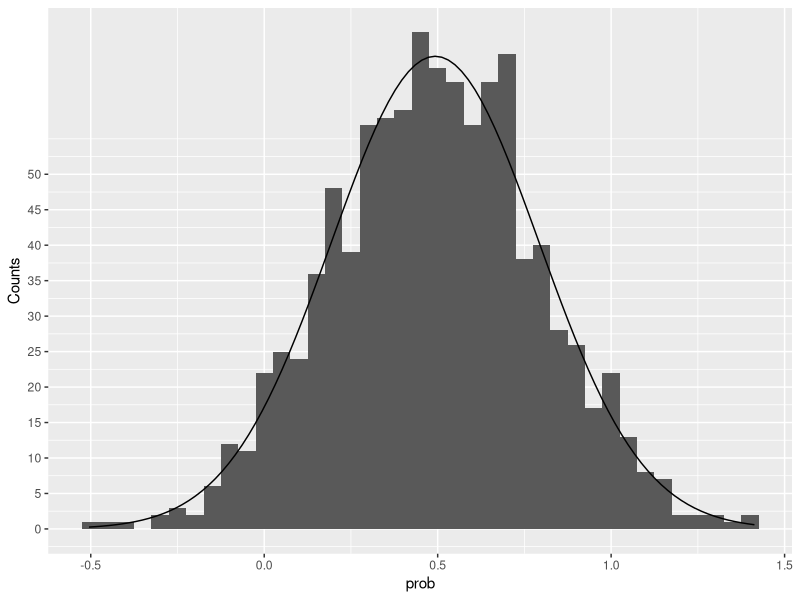

Recreate this plot in R. (Note: this script raises an error after producing the figure.)
# testing conditions and movement link
library(ggplot2)

# for now, movement prob sampled from random dist 0-1
# p(move) for each stage or patch? stage and patch?
prob <- rnorm(1000, mean = 0.5, sd= 0.3) # sample of 1000 
prob_df <- as.data.frame(prob)

n_obs <-  sum(!is.na(prob_df$prob))

norm.plot <- ggplot(prob_df, aes(prob))  + 
  geom_histogram(aes(y = after_stat(density)),  binwidth = 0.05) + 
  stat_function(fun = dnorm, args = list(mean = mean(prob_df$prob), sd = sd(prob_df$prob)))

# rescaling y
ybreaks = seq(0,50,5) 
# On primary axis
norm.plot + scale_y_continuous("Counts", breaks = round(ybreaks / (0.05 * n_obs),3), labels = ybreaks)

# randomly generating movement probs for each class and patch
dmat <- matrix(0, ncol= 4, nrow= 2) # row 1 = pstay, row 2 = move
colnames(dmat) <-  c("Yearling_f", "Adult_f", "Yearling_m", "Adult_m")
rownames(dmat) <- c(1:2)
dmat1 <- dmat            # stay and move for patch 1 - assuming better than patch 2
dmat2 <- dmat

# generating probs by sampling truncated norm. Assume patch 1 better than 2, so move low for 1, high for 2
move1 <- rtnorm(4, mean = 0.2, sd= 0.2, lower = 0, upper = 1) # vector of movement probs -  shouldnt fems disperse less?
dmat1[2,] <- move1
dmat1[1,] <- 1-move1
print(dmat1)
move2<- rtnorm(4, mean = 0.6, sd= 0.2, lower = 0, upper = 1) 
dmat2[2,] <- move2
dmat2[1,] <- 1-move2
print(dmat2)


# logit link - for sex ratio of current and movement prob, (not distance!)
# example sr = just over 1 as relative fem abundance (Nf/Nm)
sr <- rnorm(n=50, mean = 1.5, sd= 0.5)  # can get up to 3:1!
if(any(sr <0) ){
  sr[sr < 0] <- 0
}

# visualising ratio
sr_df <- as.data.frame(sr)
obs_sr = sum(!is.na(sr_df$sr))

logit.plot <- ggplot(sr_df, aes(sr))  + 
  geom_histogram(aes(y = ..density..),  binwidth = 0.05) + 
  stat_function(fun = dnorm, args = list(mean = mean(sr_df$sr), sd = sd(sr_df$sr)))

# rescaling y
ybreaks = seq(0,50,5) 
## On primary axis
logit.plot + scale_y_continuous("Counts", breaks = round(ybreaks / (0.05 * obs_sr),3), labels = ybreaks)

# defining binary movement based off this
y <- ifelse(sr_df > 1, 0, 1)    # males only move when fem abundance greater than male
sr_df$Y <- y 


# visualising distance against Y (move or not)
ggplot(data = sr_df, aes(x= sr, y=Y))+
  geom_point() +
  labs(title = "Male movement probability distribution",
       y = "Movement prob", 
       x = "Sex ratio (number of females per male)")

mylogit <- glm(Y ~ sr, data = sr_df, family = "binomial")  # creating gen linear model to predict effect of sex ratio on movement
summary(mylogit)

new_df <- data.frame(sample_ratio = seq(min(sr_df$sr), max(sr_df$sr), length.out=100))   # creating df with possible sex ratios (between min and max generated)
new_df$prob <- predict(mylogit, data = new_df, type = "response")   # applying my model to these sample ratios

# visualising model
ggplot(sr_df, aes(x = sr, y = Y)) +
  geom_jitter(height = 0.03, width = 0, alpha = 0.6) +
  stat_smooth(method = "glm",
              method.args = list(family = "binomial"),
              se = FALSE, color = "blue", size = 1.2) +
  labs(title = "Male movement probability distribution",
       y = "Movement prob", 
       x = "Sex ratio (number of females per male)")   # represents a single male sample - what does he do at diff sex ratios?


# increasing replicates 
# treat each y as movement data for an individ MALE badger
y1 <- ifelse(sr > 1.2, 0, 1)   # setting various different movement thresholds, represents larger sample size
y2 <- ifelse(sr > 1, 0, 1)
y3 <- ifelse(sr > 1.25, 0, 1)
y4 <- ifelse(sr > 0.9, 0, 1)
y5 <- ifelse(sr > 0.7, 0, 1)

y_list <- vector("list")  # blank vecor for p move FOR EACH INDIVIDUAL - 50 responses (length sr) for each individual

for (i in 1:10) {
min_f <- rnorm(1, mean = 1.5, sd = 0.2)  # random number to set as threshold

y_list[[i]] <- ifelse(sr > min_f, 0, 1)    # for each invidual list, stay if greater than this random number, move if not
}

# blank df with 10 cols
move_df <- data.frame(matrix(0, nrow = 50, ncol = 10))
colnames(move_df) <- c("Male_1","Male_2","Male_3", "Male_4", "Male_5", "Male_6", "Male_7", "Male_8", "Male_9", "Male_10")

for ( i in 1:10){
  move_df[,i] <- y_list[[i]]  # first col = first list from y_list
}

move_df$Y <- rowMeans(move_df) # mean response for each sr (from sr_df), creates continuous var from binary

move_df$sr <- sr # sr must add in later so we don't interfer with rowmeans

# new logit function based of these 
newlogit <- glm(Y ~ sr, data = move_df, family = "binomial")  # creating gen linear model to predict effect of sex ratio on movement
summary(newlogit)

new <- data.frame(sr = seq(min(move_df$sr), max(move_df$sr), length.out=100))
new$prob <- predict(newlogit, data = new, type = "response") # prediction of movement given sex ratio based on new glm  
                                                 # - doesn't seem to correlate movement with sr?

# visualising model
ggplot(move_df, aes(x = sr, y = Y)) +
  geom_jitter(height = 0.03, width = 0, alpha = 0.6) +
  stat_smooth(method = "glm",
              method.args = list(family = "binomial"),
              se = FALSE, color = "blue", size = 1.2) +
  labs(title = "Male movement probability distribution",
       y = "Movement prob", 
       x = "Sex ratio (number of females per male)")    # more samples from individuals = curvier


# need to extract equation of curve 
# then, can input Nf. Nm and auto calculate p(move) for all males



# Defining movement function for Dmat
# base logistic equation = L / (1 - e^(-k(x-x0)))
# where L = 1 (max value, prob bound between 0 and 1)
# K = steepness of curve (vis using desmos). We want pop size as some density val?
# x0 = 0.5 (midpoint) 



# FUTURE - density dependent dispersal (p leave affected by crowdedness)
ddDmat.create <- function(colnames, npatches, 
                          group_size, sex_ratio = NULL, 
                          k) {  # K value strength of 
  Dmat <- matrix(0, ncol= length(colnames), nrow = npatches) # row = number patches
  colnames(Dmat) <- colnames
  
  max_group_size <- 28 # based on papers recording 26 and 27 
  
  # total group size
  for (p in 1:npatches){
    x <- group_size/ max_group_size    # proportion each group of max size
    move <- 1 / (1 - exp((-k*(x-0.5))))   # logistic equation 
    move[move<0] <- 0   # setting any negatives to 0
    Dmat[p,] <- move   # equal for all indivs or variable between sexes? vary K value for males and females?
  }
  
  if(!is.null(sex_ratio) == FALSE){
    for (p in 1:npatches){
      x <- sex_ratio    # proportion of max size
      move <- 1 / (1 - exp((-k[2]*(x-0.5)))) # second value for k needed
      Dmat[p,2] <- move   # male movement prob 
    }
  }
  return(Dmat)
}

# NOTES a more versitile way to construct in case we are deciding if yearlings are also moving is to have 
# 4X4 Dmat with 0 in non-moving stages. Multiply relevant entries and if not moving, will be multiplying 0. 



ddDmat.create(colnames = c("Adult_f", "Adult_m"), npatches = 3, 
               group_size = c(21, 3, 11), sex_ratio = NULL, 
               k = 0.1)
